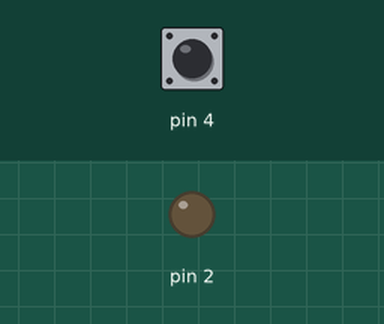
Simulated run of this sketch. Board: Arduino Uno, built with avr-gcc and run on an emulated ATmega328P. Parts: output pins drawn as LEDs (lit = HIGH). Dashed ring = blinking. The inputs (shaded band) are chosen by the test bench; at power-on: pin 4 HIGH. What the sketch prints to the serial monitor is not drawn.

Above: at 1.2 s.
1.3 s: pin 4 pulled LOW for 0.15 s
At 1.37 s:
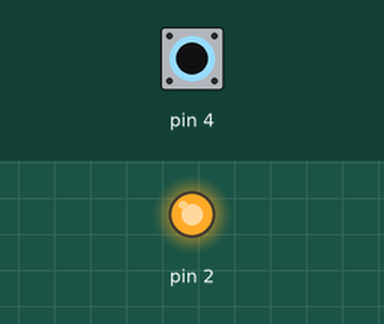
2.9 s: pin 4 pulled LOW for 1 s
At 5.1 s:
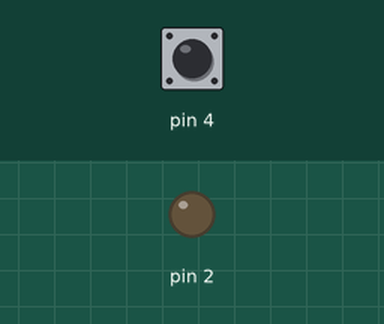
6.9 s: pin 4 pulsed LOW 2 times (0.12 s each, 0.3 s apart)
At 6.96 s:
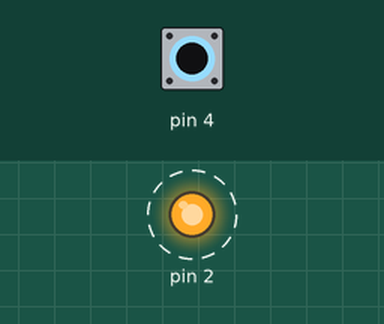
10.5 s: pin 4 pulled LOW for 3.2 s
At 11.3 s:
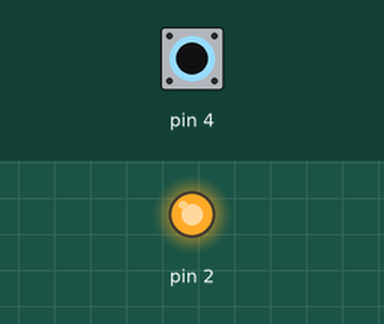
15.2 s: pin 4 driven LOW
At 16.1 s:
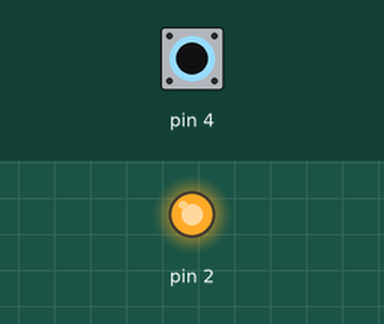
18.2 s: pin 4 driven HIGH
At 19.6 s:
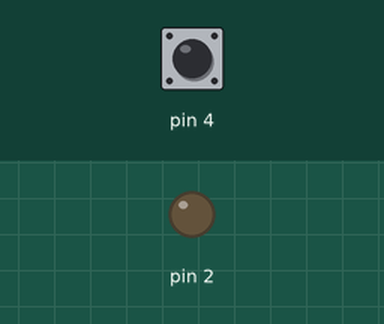
Timing chart, 0 to 21.2 s (numbered marks = the images above; inputs shaded):
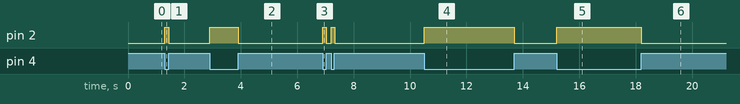

Measured:
- after the input at 1.3 s, pin 2: LOW → HIGH at once, → LOW 0.15 s later
- after the input at 2.9 s, pin 2: LOW → HIGH at once, → LOW 1.0 s later
- after the input at 6.9 s, pin 2: alternates HIGH for 0.12 s and LOW for 0.18 s, 4 changes in all, then stays LOW, starting at once
- after the input at 10.5 s, pin 2: LOW → HIGH at once, → LOW 3.2 s later
- after the input at 15.2 s, pin 2: LOW → HIGH at once
- after the input at 18.2 s, pin 2: HIGH → LOW at once

The sketch:

PUSH_BUTTON.ino
```cpp
void setup()
{
  pinMode(4,INPUT_PULLUP);
  pinMode(2,OUTPUT);
  Serial.begin(115200);
}
void loop()
{
  int s;
  s=digitalRead(4);
  if(s==LOW)
  {
    Serial.println("pressed");
    digitalWrite(2,HIGH);

  }
  else
  {
      Serial.println("not pressed");
      digitalWrite(2,LOW);

  }

}
```
